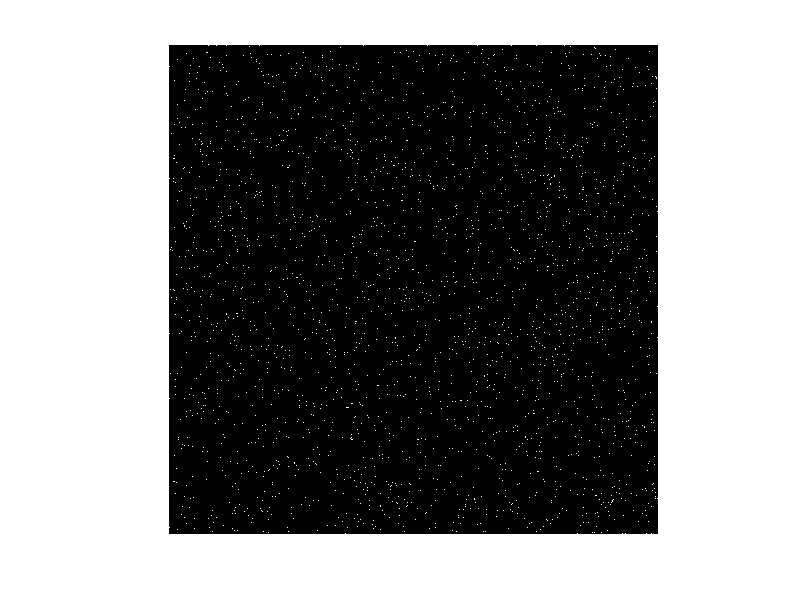

Write the MATLAB code that produced this figure. (Note: this script raises an error after producing the figure.)
% This code generates a BOS Texture taking image size (pixels) and 

clear all, close all, clc

N = 1024; % Generate image has NxN pixels
thresh = 0.99; % higher threshold generates fewer points on the final image

filepath = '/home/barracuda/a/lrajendr/SchlierenRayVis/StereoBOS_random/';
filename = ['BOS_texture_' num2str(N) '_fewer.bin'];


A = 255*rand([N,N]); % Generate Matrix

A2 = A - thresh*max(A(:)); 
A3 = 0.5*(A2 + abs(A2)); 
A4 = uint8(A3./A3)*255; 

figure, imshow(A4)

% Save image to file
fID = fopen([filepath filename],'wb');
fwrite(fID,uint32(A4'),'uint32');
